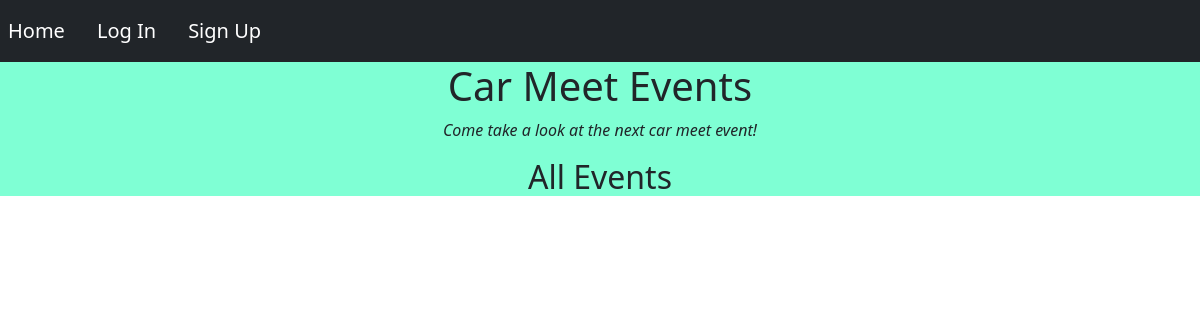
The app's page /, older data.
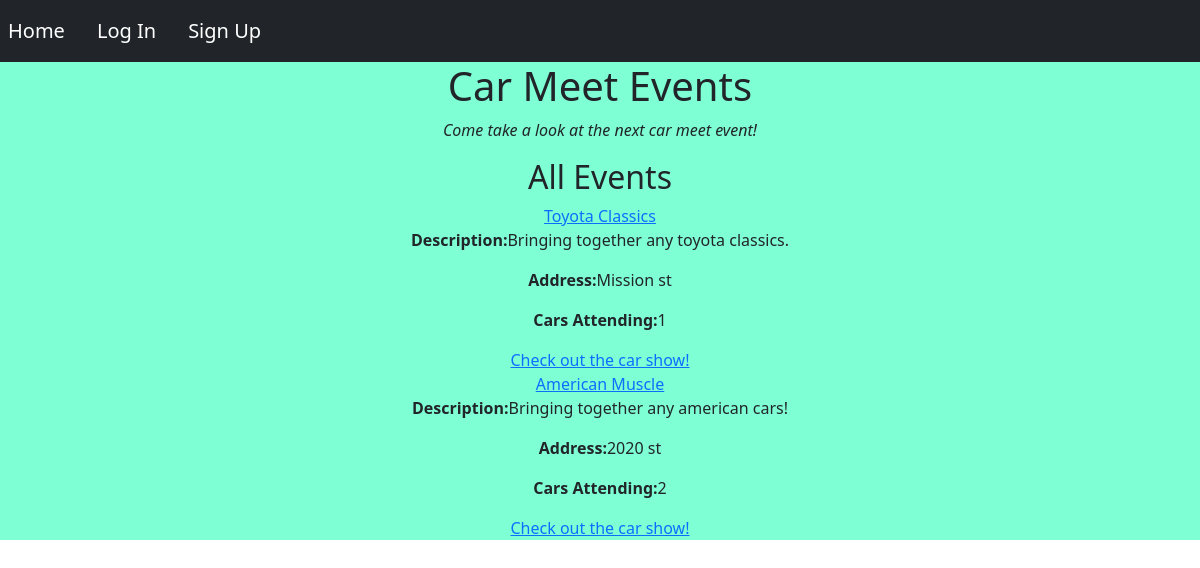
The same page, newer data.
### car_app/models.py (models this page shows)
class Event(db.Model):
    id = db.Column(db.Integer, primary_key=True)
    title = db.Column(db.String(80), nullable=False)
    description = db.Column(db.String(80), nullable=False)
    address = db.Column(db.String(80), nullable=False)
    cars = db.relationship('Car', back_populates = 'events')
    def __repr__(self):
        return self.title

### car_app/main/routes.py (the view)
@main.route('/')
def homepage():
    all_events = Event.query.all()
    print(all_events)
    return render_template('home.html', all_events=all_events)

### car_app/templates/home.html
{% extends 'base.html' %}
{% block content %}
<div class=home-background>
    <h1 class='d-flex justify-content-center'>Car Meet Events</h1>
    <p class='d-flex justify-content-center'><em>Come take a look at the next car meet event!</em></p>
    <h2 class='d-flex justify-content-center'>All Events</h2>
    {% for event in all_events %}
    <div class="event">
        <a class="event d-flex justify-content-center" href="/event/{{ event.id }}">{{ event.title }}</a>
        <p class="event d-flex justify-content-center"><strong>Description:</strong> {{ event.description }}</p>
        <p class="event d-flex justify-content-center"><strong>Address:</strong> {{ event.address }}</p>
        <p class="event d-flex justify-content-center"><strong> Cars Attending:</strong> {{ event.cars|length }}</p>
        <a class="event d-flex justify-content-center" href="/car_show/{{ event.id }}">Check out the car show!</a>
    </div>
    {% endfor %}
</div>
{% endblock %}

### car_app/templates/base.html (shortened to what this page needs)
<!DOCTYPE html>
<html>
    <head>
        <link rel="stylesheet" href="/static/style.css">
        <link href="https://cdn.jsdelivr.net/npm/bootstrap@5.0.1/dist/css/bootstrap.min.css" rel="stylesheet">
    </head>
    <body>
            <nav class="navbar navbar-dark bg-dark">
                <div class="d-flex align-items-start">
                    <a class="navbar-brand p-2" href="/">Home</a>
                  {% if current_user.is_authenticated %}
                    <a class="navbar-brand p-2" href="/new_event">New Car Meet Event</a>
                    <a class="navbar-brand p-2" href="/new_car">Add Car to Event</a>
                    <a class="navbar-brand p-2" href="/logout">Log Out</a>
                  {% else %}
                    <a class="navbar-brand p-2" href="/login">Log In</a>
                    <a class="navbar-brand p-2" href="/signup">Sign Up</a>
                  {% endif %}
                </div>
              </nav>
        {% block content %}
        {% endblock %}
    </body>
</html>

### car_app/static/style.css (style rules this page uses)
.home-background { background-color: aquamarine; }

Row changes from the older to the newer data that the page shows:
added Event: title "Toyota Classics", description "Bringing together any toyota classics.", address "Mission st", cars|length "1"
added Event: title "American Muscle", description "Bringing together any american cars!", address "2020 st", cars|length "2"
